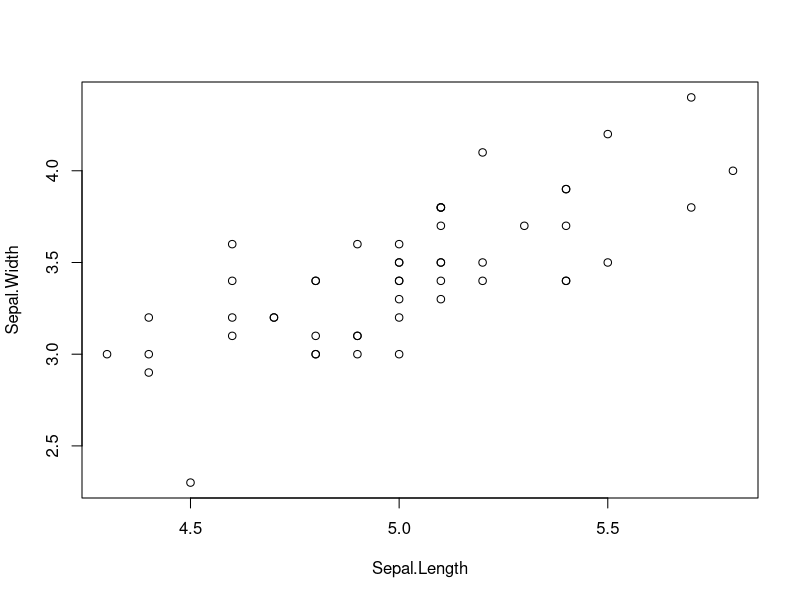

This chart was generated by the following R code: (Note: this script raises an error after producing the figure.)
li=iris


#相关系数
cor(li[1],li[2])
li=iris[which(iris$Species=="setosa"),1:2]  #筛选出花种类为setosa的花的茎长和宽的数据
plot(li)

#相关系数显著性检验
cor.test(li$Sepal.Length,li$Sepal.Width)# 这里参数填写 li[1],li[2]是不行的，因为不是向量类型，而是list类型

#线性回归分析函数 lm() ,参数为y~1+x 等各种形式，需要参考场景？
# 将lm的结果赋给a，然后通过sumaary 查看a的详细内容 

# 建立好的模型可以存储到一个模型对象a中，然后通过predict进行预测，比如predict(a,z),z为其中一个值 

#多元线性相关分析，将多个向量数据plot，就能两两画出散点图  


View(swiss)
s=lm(Fertility~.,data = swiss)
summary(s)

#update 更新之前的函数，薛毅书  326页  

step() #逐步回归法，参数可以为forward 以及backward  




